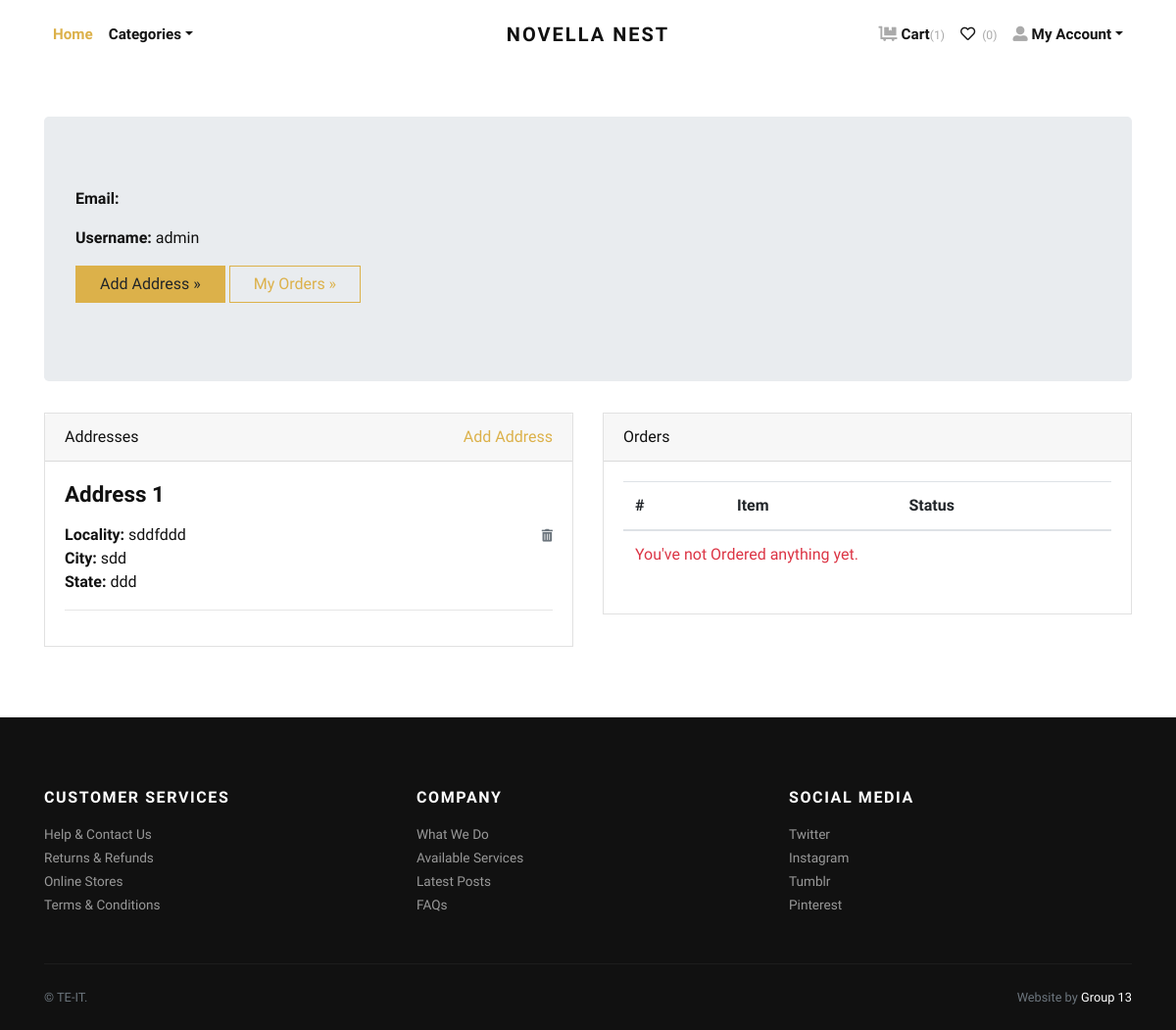
/accounts/profile/ (signed in), run on the app's committed database.
### store/models.py (models this page shows, shortened)
class Address(models.Model):
    user = models.ForeignKey(User, verbose_name="User", on_delete=models.CASCADE)
    locality = models.CharField(max_length=150, verbose_name="Nearest Location")
    city = models.CharField(max_length=150, verbose_name="City")
    state = models.CharField(max_length=150, verbose_name="State")

### store/views.py (the view)
# urls.py: path('accounts/profile/', views.profile, name="profile"),
@login_required
def profile(request):
    addresses = Address.objects.filter(user=request.user)
    orders = Order.objects.filter(user=request.user)
    return render(request, 'account/profile.html', {'addresses':addresses, 'orders':orders})

### store/context_preprocessors.py (called while the page is built)
def store_menu(request):
    categories = Category.objects.filter(is_active=True)
    context = {
        'categories_menu': categories,
    }
    return context

def cart_menu(request):
    if request.user.is_authenticated:
        cart_items= Cart.objects.filter(user=request.user)
        context = {
            'cart_items': cart_items,
        }
    else:
        context = {}
    return context

### templates/account/profile.html (shortened to what this page needs)
{% extends 'base.html' %}
{% load static %}
    {% block content %}
      <div class="container py-5">
        <div class="jumbotron">
          <p><strong>Email:</strong> {{request.user.email}}</p>
          <p><strong>Username:</strong> {{request.user.username}}</p>
          <p><a class="btn btn-primary btn-large" href="{% url 'store:add-address' %}">Add Address »</a> <a class="btn btn-outline-primary btn-large" href="#">My Orders »</a></p>
        </div>
        <div class="row">
          <div class="col-lg-6">
            <div class="card mb-4" id="headings">
              <div class="card-header">Addresses <span class="float-right"><a href="{% url 'store:add-address' %}">Add Address</a></span></div>
              <div class="card-body">
                {% if addresses %}
                    {% for address in addresses %}
                        <h4 class="mb-3">Address {{forloop.counter}}</h4>
                        <span class="float-right"><a href="{% url 'store:remove-address' address.id %}"><i class="fas fa-trash-alt small text-muted"></i></a></span>
                        <p>
                            <strong>Locality: </strong>{{address.locality}} <br>
                            <strong>City: </strong>{{address.city}} <br>
                            <strong>State: </strong>{{address.state}} <br>
                        </p>
                        <hr>
                    {% endfor %}
                {% else %}
                <div class="text-danger">
                  Address not Added.
                </div>
                {% endif %}
              </div>
            </div>
          </div>
          <div class="col-lg-6">
            <div class="card mb-4" id="tables">
              <div class="card-header">Orders</div>
              <div class="card-body">
                <table class="table table-hover">
                  <thead>
                    <tr>
                      <th>#</th>
                      <th>Item</th>
                      <th>Status</th>
                    </tr>
                  </thead>
                  <tbody>
                    {% if orders %}
                      {% for order in orders %}
                        <tr>
                          <td>{{forloop.counter}}</td>
                          <td>{{order.product.title}}</td>
                          <td>
                            {{order.status}}
                          </td>
                        </tr>
                      {% endfor %}
                    {% else %}
                    <tr>
                      <td class="text-danger" colspan="3">You've not Ordered anything yet.</td>
                    </tr>
                    {% endif %}
                  </tbody>
                </table>
              </div>
            </div>
          </div>
        </div>
      </div>
{% endblock content %}

### bookshop/static/css/style.default.css (style rules this page uses)
strong { font-weight: 700; }
.btn { font-weight: 400; border: 1px solid transparent; font-family: inherit; padding: 0.375rem 1.5rem; font-size: 1rem; line-height: 1.5; border-radius: 0; transition: color 0.15s ease-in-out, background-color 0.15s ease-in-out, border-color 0.15s ease-in-out, box-shadow 0.15s ease-in-out; }
.btn-primary { color: #212529; background-color: #dcb14a; border-color: #dcb14a; }
.btn-outline-primary { color: #dcb14a; background-color: transparent; background-image: none; border-color: #dcb14a; }
body { font-family: "Libre Franklin", sans-serif; font-size: 1rem; font-weight: 400; line-height: 1.5; color: #111111; background-color: #fff; }
a { color: #dcb14a; text-decoration: none; }
h1, h2, h3, h4, h5, h6, .h1, .h2, .h3, .h4, .h5, .h6 { margin-bottom: 0.5rem; font-family: inherit; font-weight: 900; line-height: 1.2; color: inherit; }
h4, .h4 { font-size: 1.4rem; }
hr { border-top: 1px solid rgba(17, 17, 17, 0.1); }
small, .small { font-size: 80%; font-weight: 400; }
.text-danger { color: #dc3545 !important; }
.card { background-color: #fff; border: 1px solid rgba(17, 17, 17, 0.125); border-radius: 0; }
.card-body { padding: 1.25rem; }
.card-header { padding: 0.75rem 1.25rem; background-color: rgba(17, 17, 17, 0.03); border-bottom: 1px solid rgba(17, 17, 17, 0.125); }
.card-header:first-child { border-radius: calc(0 - 1px) calc(0 - 1px) 0 0; }

### data on the page
Address: locality "sddfddd", city "sdd", state "ddd"

### other printed values
{{ cart_items.count }} "1"
{{ request.user.username }} "admin"
